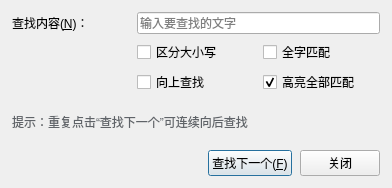
<?xml version="1.0" encoding="UTF-8"?>
<ui version="4.0">
 <class>FindDialog</class>
 <widget class="QDialog" name="FindDialog">
  <property name="geometry">
   <rect>
    <x>0</x>
    <y>0</y>
    <width>392</width>
    <height>188</height>
   </rect>
  </property>
  <property name="windowTitle">
   <string>查找</string>
  </property>
  <property name="windowIcon">
   <iconset resource="resources.qrc">
    <normaloff>:/icons/find.svg</normaloff>:/icons/find.svg</iconset>
  </property>
  <layout class="QVBoxLayout" name="layoutMain">
   <property name="spacing">
    <number>8</number>
   </property>
   <property name="leftMargin">
    <number>12</number>
   </property>
   <property name="topMargin">
    <number>12</number>
   </property>
   <property name="rightMargin">
    <number>12</number>
   </property>
   <property name="bottomMargin">
    <number>12</number>
   </property>
   <item>
    <layout class="QGridLayout" name="layoutForm">
     <property name="horizontalSpacing">
      <number>8</number>
     </property>
     <property name="verticalSpacing">
      <number>6</number>
     </property>
     <item row="0" column="0">
      <widget class="QLabel" name="labelFindText">
       <property name="text">
        <string>查找内容(&amp;N)：</string>
       </property>
       <property name="buddy">
        <cstring>lineEditFind</cstring>
       </property>
      </widget>
     </item>
     <item row="0" column="1" colspan="2">
      <widget class="QLineEdit" name="lineEditFind">
       <property name="placeholderText">
        <string>输入要查找的文字</string>
       </property>
       <property name="clearButtonEnabled">
        <bool>true</bool>
       </property>
      </widget>
     </item>
     <item row="1" column="1">
      <widget class="QCheckBox" name="checkBoxCase">
       <property name="text">
        <string>区分大小写</string>
       </property>
      </widget>
     </item>
     <item row="1" column="2">
      <widget class="QCheckBox" name="checkBoxWholeWord">
       <property name="text">
        <string>全字匹配</string>
       </property>
      </widget>
     </item>
     <item row="2" column="1">
      <widget class="QCheckBox" name="checkBoxBackward">
       <property name="text">
        <string>向上查找</string>
       </property>
      </widget>
     </item>
     <item row="2" column="2">
      <widget class="QCheckBox" name="checkBoxHighlight">
       <property name="text">
        <string>高亮全部匹配</string>
       </property>
       <property name="checked">
        <bool>true</bool>
       </property>
      </widget>
     </item>
    </layout>
   </item>
   <item>
    <widget class="QLabel" name="labelMessage">
     <property name="text">
      <string>提示：重复点击“查找下一个”可连续向后查找</string>
     </property>
     <property name="wordWrap">
      <bool>true</bool>
     </property>
     <property name="styleSheet">
      <string notr="true">color:#5f6368;</string>
     </property>
    </widget>
   </item>
   <item>
    <layout class="QHBoxLayout" name="layoutButtons">
     <item>
      <spacer name="spacerHorizontal">
       <property name="orientation">
        <enum>Qt::Horizontal</enum>
       </property>
       <property name="sizeHint" stdset="0">
        <size>
         <width>40</width>
         <height>20</height>
        </size>
       </property>
      </spacer>
     </item>
     <item>
      <widget class="QPushButton" name="pushButtonFindNext">
       <property name="text">
        <string>查找下一个(&amp;F)</string>
       </property>
       <property name="default">
        <bool>true</bool>
       </property>
      </widget>
     </item>
     <item>
      <widget class="QPushButton" name="pushButtonClose">
       <property name="text">
        <string>关闭</string>
       </property>
      </widget>
     </item>
    </layout>
   </item>
  </layout>
 </widget>
 <resources>
  <include location="resources.qrc"/>
 </resources>
 <connections/>
</ui>
